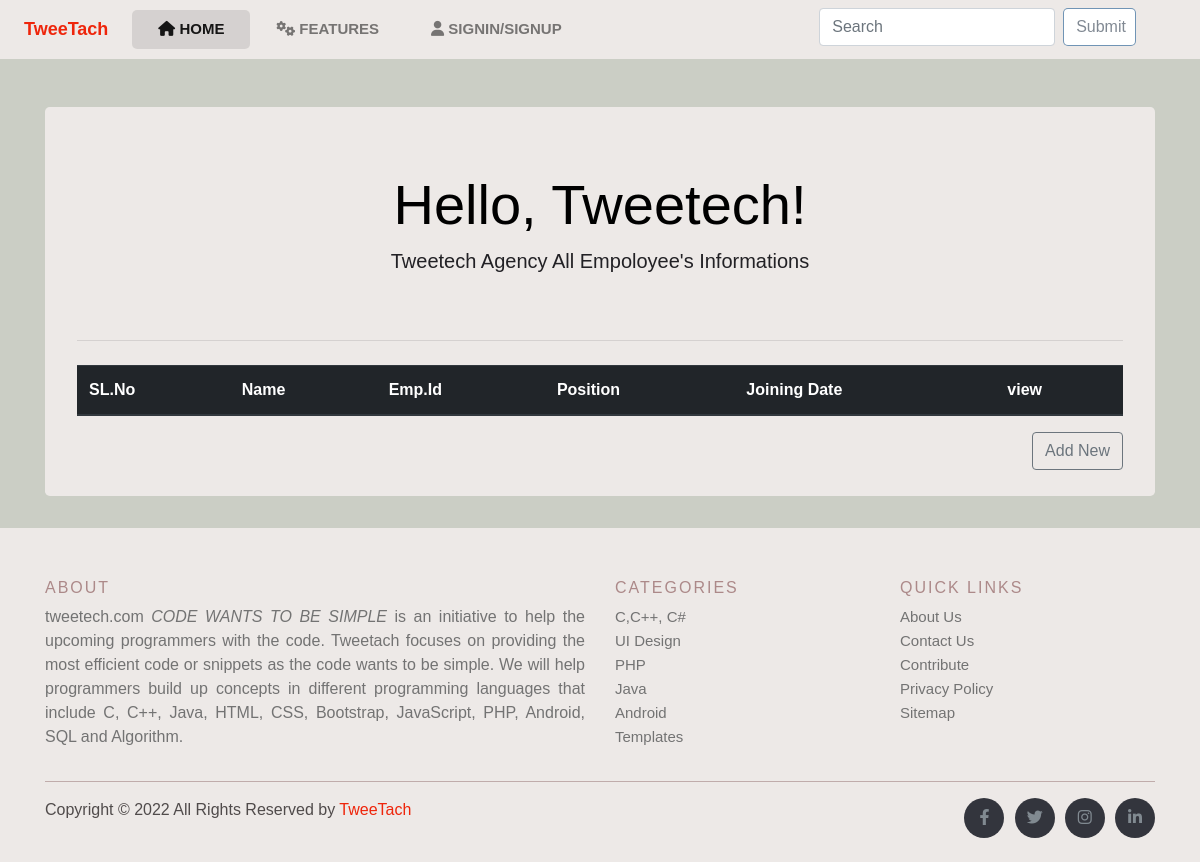
The app's page /, older data.
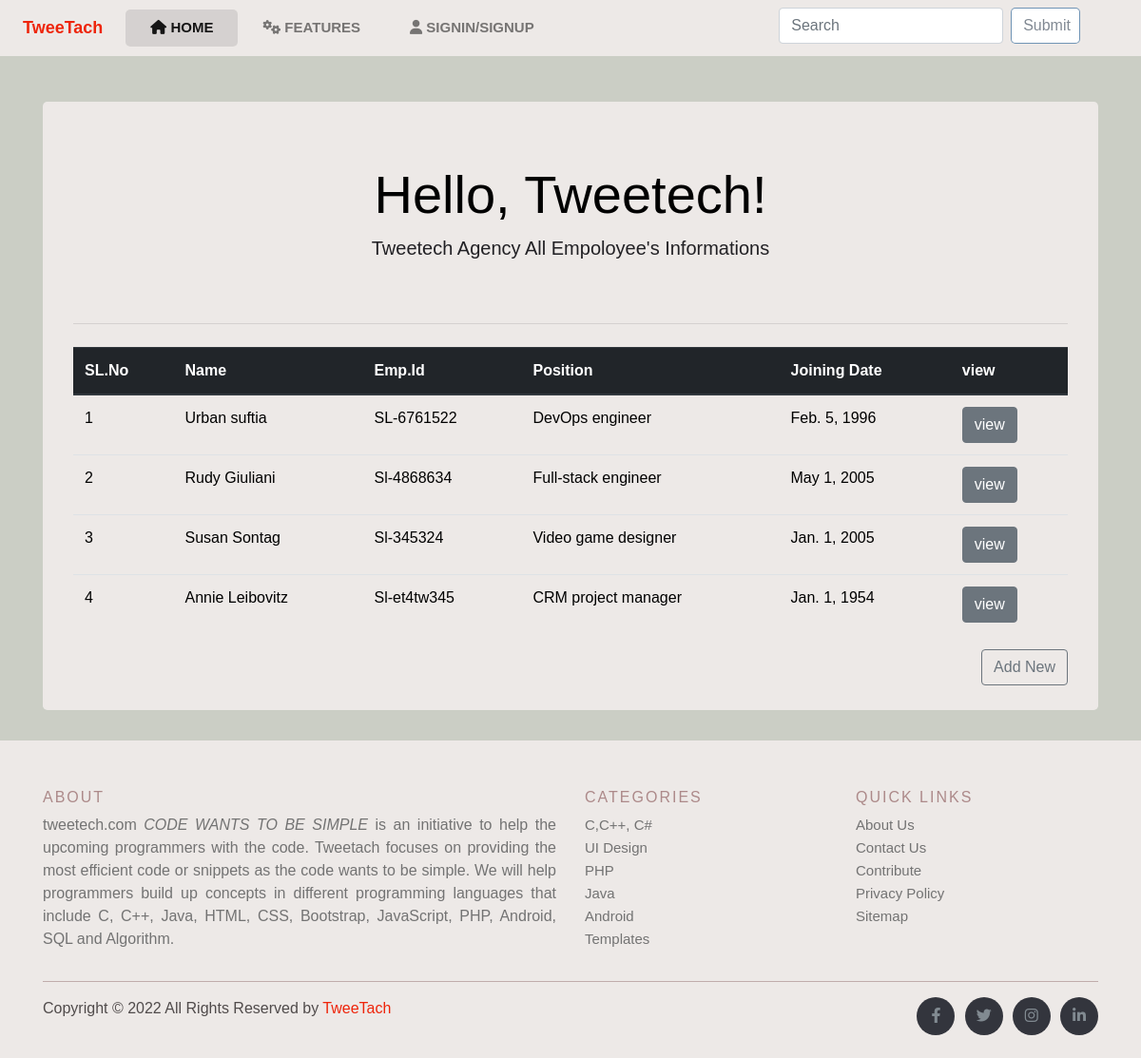
The same page, newer data.
### employee/models.py (models this page shows, shortened)
class Employee(models.Model):
    full_name = models.CharField(max_length=100)
    fathers_name = models.CharField(max_length=100, null=True, blank=True)
    mothers_name = models.CharField(max_length=100, null=True, blank=True)
    emp_id = models.CharField(max_length=20,null=True, blank=True)
    position = models.ForeignKey(Position,on_delete= models.CASCADE, null=True, blank=True)
    join_date = models.DateField(null=True, blank=True,)
    phone = models.CharField(max_length=15, null=True, blank=True)
    email = models.CharField(max_length=255,null=True, blank=True)
    gender = models.ForeignKey(Gender,on_delete= models.CASCADE, null=True, blank=True)
    date_of_birth = models.DateField(null=True, blank=True)
    address = models.CharField(max_length=5000, null=True, blank=True)
    description = models.TextField(max_length=5000,null=True, blank=True )
    date = models.DateTimeField(auto_now_add=True)

class Position(models.Model):
    title = models.CharField(max_length=100, null=True, blank=True)
    def __str__(self):
        return self.title

### employee/views.py (the view)
# urls.py: path("", views.employee_info_list, name= "employee_info_list_insert"),
def employee_info_list(request):
    employee = Employee.objects.all()
    if request.method == 'POST':
        search = request.POST.get('search')
        results = Employee.objects.filter(Q(full_name__icontains=search) | Q(emp_id__icontains=search) | Q(phone__icontains=search) | Q(email__icontains=search))
        context =  { 'results': results, 'search': search}
        return render(request, 'employee/search-result.html', context)
    context = {'employee_info_list': employee }
    return render (request, "employee/index.html", context)

### employee/templates/employee/index.html (shortened to what this page needs)
{% extends 'base.html' %}
{% block content%}
<body class="bodys">
    <div class="container">
        <div class="mt-5">
            <div class="jumbotron form-bodys">
                <h1 class="display-4 text-center font-weidth-bold">Hello, Tweetech!</h1>
                <p class="lead  text-center">Tweetech Agency All Empoloyee's Informations</p>
                <br>
                <hr class="my-4">
                <table class="table col-md col-sm ">
                    <thead class="border-bottom font-weidth-bold thead-dark">
                        <tr>
                            <th scope="col" >SL.No</th>
                            <th scope="col" >Name</th>
                            <th scope="col" >Emp.Id </th>
                            <th>Position</th>
                            <th scope="col" >Joining Date</th>
                            <th scope="col" >view</th>
                        </tr>
                    </thead>
                    <tbody>
                        {% for employee in  employee_info_list %}
                        <tr>
                            <td>{{forloop.counter}}</td>
                            <td>{{employee.full_name}}</td>
                            <td>{{employee.emp_id}}</td>
                            <td>{{employee.position}}</td>
                            <td>{{employee.join_date}}</td>
                            <td>
                                <a class="btn btn-secondary" href="{% url 'views_info' employee.id %}">view</a>
                            </td>
                        </tr>
                        {% endfor %}
                    </tbody>
                </table>
                <a class="btn btn-outline-secondary float-right mb-5" href="{% url 'employee_form' %}">Add New</a>
            </div>
        </div>
    </div>
    {% endblock content%}

### templates/base.html (shortened to what this page needs)
<!DOCTYPE html>
{% load static %}
<html lang="en">
<head>
    <link rel="stylesheet" href="https://cdnjs.cloudflare.com/ajax/libs/font-awesome/6.1.1/css/all.min.css">
    <link rel="stylesheet" href="https://cdn.jsdelivr.net/npm/bootstrap@4.0.0/dist/css/bootstrap.min.css"
>
    <link rel="stylesheet" href="{% static 'css/style.css' %}">
    <link rel="stylesheet" href="{% static 'css/login.css' %}" />
</head>
{% include 'includes/header.html'%}
    {% block content %}
    {% endblock %}
    {% include 'includes/footer.html' %}
</body>
</html>

### templates/includes/header.html (shortened to what this page needs)
<nav class="navbar navbar-expand-lg navbar-light">
    <a class="navbar-brand nav-logo" href="{% url 'employee_info_list_insert' %}">TweeTach</a>
    <div class="collapse navbar-collapse" id="navbarSupportedContent">
      <ul class="navbar-nav mr-auto">
        <li class="nav-item active">
          <a class="nav-link" href="{% url 'employee_info_list_insert' %}"><i class="fas fa-home"></i> Home <span class="sr-only">(current)</span></a>
        </li>
        <li class="nav-item">
          <a class="nav-link" href="https://www.tweetech.agency/"><i class="fas fa-cogs"></i> Features</a>
        </li>
        {% if request.user.is_authenticated %}
            <li class="nav-item">
            <a class="nav-link" href="{% url 'signout' %}">Log Out</a>
            </li>
        {% else %}
            <li class="nav-item">
            <a class="nav-link" href="{% url 'signin' %}"><i class=" fas fa-duotone fa-user"></i> Signin/Signup</a>
            </li>
        {% endif %}
      </ul>
      <form class=" mr-5 my-2 my-lg-0 d-flex" action="" method="POST">
        <input class="form-control mr-sm-2" type="search" name="search" placeholder="Search" aria-label="Search">
        <input class="search-btnn" type="submit"></input>
      </form>
    </div>
  </nav>

### templates/includes/footer.html
    <footer class="site-footer">
        <div class="container">
            <div class="row">
                <div class="col-sm-12 col-md-6">
                    <h6>About</h6>
                    <p class="text-justify text-style">tweetech.com <i>CODE WANTS TO BE SIMPLE </i> is an initiative to
                        help the upcoming programmers with the code. Tweetach focuses on providing the most efficient
                        code or snippets as the code wants to be simple. We will help programmers build up concepts in
                        different programming languages that include C, C++, Java, HTML, CSS, Bootstrap, JavaScript,
                        PHP, Android, SQL and Algorithm.</p>
                </div>
                <div class="col-xs-6 col-md-3">
                    <h6>Categories</h6>
                    <ul class="footer-links">
                        <li><a href="">C,C++, C#</a></li>
                        <li><a href="">UI Design</a></li>
                        <li><a href="">PHP</a></li>
                        <li><a href="">Java</a></li>
                        <li><a href="">Android</a></li>
                        <li><a href="">Templates</a></li>
                    </ul>
                </div>
                <div class="col-xs-6 col-md-3">
                    <h6>Quick Links</h6>
                    <ul class="footer-links">
                        <li><a href="">About Us</a></li>
                        <li><a href="">Contact Us</a></li>
                        <li><a href="">Contribute</a></li>
                        <li><a href="">Privacy Policy</a></li>
                        <li><a href="">Sitemap</a></li>
                    </ul>
                </div>
            </div>
            <hr>
        </div>
        <div class="container">
            <div class="row">
                <div class="col-md-8 col-sm-6 col-xs-12">
                    <p class="copyright-text">Copyright &copy; {% now "Y" %} All Rights Reserved by
                        <a class="tweetach-footer" href="https://www.tweetech.agency/">TweeTach</a>
                    </p>
                </div>
                <div class="col-md-4 col-sm-6 col-xs-12">
                    <ul class="social-icons">
                        <li><a class="facebook" href="#"><i class="fa-brands fa-facebook-f"></i></a></li>
                        <li><a class="twitter" href="#"><i class="fa-brands fa-twitter"></i></a></li>
                        <li><a class="dribbble" href="#"><i class="fa-brands fa-instagram"></i></a></li>
                        <li><a class="linkedin" href="#"><i class="fa-brands fa-linkedin-in"></i></a></li>
                    </ul>
                </div>
            </div>
        </div>
    </footer>

### static/css/style.css (style rules this page uses)
*, *::before, *::after { margin: 0; padding: 0; box-sizing: border-box }
body { font-family: 'IBM Plex Sans Thai Looped', sans-serif; }
.bodys { background: rgb(192 195 184 / 81%); }
nav { background-color: rgba(247, 242, 242, 0.767); }
.nav-logo { color: rgb(238, 37, 11) !important; font-weight: 900; padding: 8px; }
.navbar-brand { font-size: 18px; font-weight: 600; }
.nav-link, .dropdown-item { font-size: 15px; font-weight: 600; text-transform: uppercase; }
nav li { color: black; padding: 0 18px; }
nav li.active, nav li.active:before { background-color: rgba(0, 0, 0, 0.1); border-radius: 5px; }
.search-btnn { width: 23% !important; background: #ffffff; font-size: 14px; color: #818993; border: 1px solid #5a83aadc; padding: 0.375rem 0.75rem; font-size: 1rem; font-weight: 300; line-height: 1.5; border-radius: 5px; transition: border-color .15s ease-in-out,box-shadow .15s ease-in-out; }
p { font-family: Arial, Helvetica, sans-serif; font-size: 16px; color: rgb(34, 33, 37); }
input, textarea { width: 78%; padding: 10px 15px; border: none; outline: none; background-color: #fff; border-radius: 16px 0px 16px 0px; border-bottom: 1px solid #5a83aadc; color: #0f0f0f; font-size: 14px; transition: 0.2s ease-out; margin-bottom: 5px; }
.form-bodys { color: rgb(0, 0, 0); background: rgba(247, 242, 242, 0.767) !important; }
.site-footer { margin-top: 2rem; background-color: rgba(247, 242, 242, 0.767); padding: 45px 0 20px; font-size: 15px; line-height: 24px; color: #817c7c; }
.site-footer hr { border-top-color: rgb(148, 112, 112); opacity: 0.5 }
.site-footer h6 { color: #ac8989; font-size: 16px; text-transform: uppercase; margin-top: 5px; letter-spacing: 2px }
.site-footer a { color: #737373; }
.footer-links { padding-left: 0; list-style: none }
.footer-links li { display: block }
.footer-links a { color: #737373 }
.site-footer .social-icons { text-align: right }
.site-footer .social-icons a { width: 40px; height: 40px; line-height: 40px; margin-left: 6px; margin-right: 0; border-radius: 100%; background-color: #33353d }
.text-style { color: #737373; }
.copyright-text { margin: 0; color: rgb(80, 75, 75); }
.tweetach-footer { color: rgb(238, 37, 11) !important; font-size: 16px !important; }
.social-icons { padding-left: 0; margin-bottom: 0; list-style: none }
.social-icons li { display: inline-block; margin-bottom: 4px }
.social-icons a { background-color: #eceeef; color: #818a91; font-size: 16px; display: inline-block; line-height: 44px; width: 44px; height: 44px; text-align: center; margin-right: 8px; border-radius: 100%; -webkit-transition: all .2s linear; -o-transition: all .2s linear; transition: all .2s linear }

### static/css/login.css (style rules this page uses)
body { height: 100%; background-color: rgb(192 195 184 / 81%); }

Row changes from the older to the newer data that the page shows:
added Employee: full_name "Urban suftia", emp_id "SL-6761522", position "DevOps engineer", join_date "Feb. 5, 1996"
added Employee: full_name "Rudy Giuliani", emp_id "Sl-4868634", position "Full-stack engineer", join_date "May 1, 2005"
added Employee: full_name "Susan Sontag", emp_id "Sl-345324", position "Video game designer", join_date "Jan. 1, 2005"
added Employee: full_name "Annie Leibovitz", emp_id "Sl-et4tw345", position "CRM project manager", join_date "Jan. 1, 1954"
